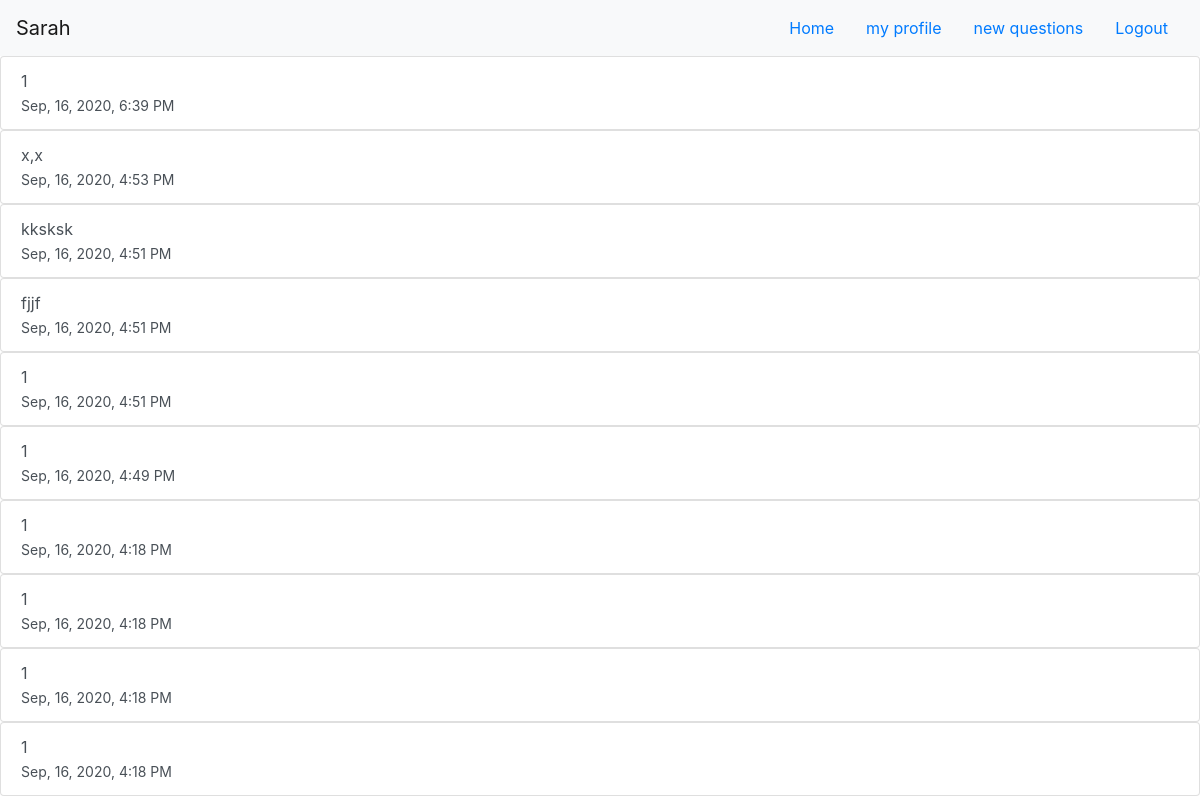
The page /question/new/ (signed in) on the database its author committed.
### QA/models.py (models this page shows, shortened)
class QA(models.Model):
    question = models.TextField()
    reciever = models.ForeignKey(settings.AUTH_USER_MODEL,
                             on_delete=models.CASCADE)
    created = models.DateTimeField(auto_now_add=True)
    published = models.BooleanField(default=False)
    class Meta:
        ordering = ['-created']

### qeustionsandswers/views.py (the view)
# urls.py: path('new/', views.new_questions, name='new_questions'),
@login_required
def new_questions(request):
    qas = QA.objects.all().filter(reciever=request.user,published=False)
    paginator = Paginator(qas, 10)
    page = request.GET.get('page')
    try:
        qas  = paginator.page(page)
    except PageNotAnInteger:
        qas = paginator.page(1)
    except EmptyPage:
        if request.is_ajax():
            return HttpResponse('')
        qas = paginator.page(paginator.num_pages)
    if request.method == 'POST':
        form = ReplyForms(request.POST)
        if form.is_valid():
            r_id = form.cleaned_data['r_id']
            question = get_object_or_404(QA, id=r_id)
            new_question = form.save(commit=False)
            new_question.user = request.user
            new_question.qa = question
            new_question.save()
            question.published = True
            question.save()
            create_action(request.user, 'answered', question)
            r.zincrby('questions_ranking', 1, question.id)
            form = ReplyForms()
    else:
        form = ReplyForms()
    if request.is_ajax():
            return render(request, 'qeustionsandswers/list_ajax.html', {'form': form, 'qas':qas})
    return render(request, 'qeustionsandswers/new_questions.html', {'form': form, 'qas':qas})

### qeustionsandswers/templates/qeustionsandswers/new_questions.html (shortened to what this page needs)
{% extends "base.html" %}
{% block content %}
<div id="image-list">
  {% include "qeustionsandswers/list_ajax.html" %}
{% endblock %}

### qeustionsandswers/templates/qeustionsandswers/list_ajax.html (shortened to what this page needs)
{% load thumbnail %}
{% for qa in qas %}
<div class="image">
<div class="list-group">
    <a href="#" data-toggle="modal" data-target="#exampleModal{{qa.id}}" class="list-group-item list-group-item-action">{{ qa.question }} <br><small>{{ qa.created|date:"M, d, Y, f A" }}</small></a>
</div>
</div>
</div>
{% endfor %}

### rows shown on the page
QA: question "1", created "Sep, 16, 2020, 6:39 PM"
QA: question "x,x", created "Sep, 16, 2020, 4:53 PM"
QA: question "kksksk", created "Sep, 16, 2020, 4:51 PM"
QA: question "fjjf", created "Sep, 16, 2020, 4:51 PM"
QA: question "1", created "Sep, 16, 2020, 4:51 PM"
QA: question "1", created "Sep, 16, 2020, 4:49 PM"
QA: question "1", created "Sep, 16, 2020, 4:18 PM"
QA: question "1", created "Sep, 16, 2020, 4:18 PM"
QA: question "1", created "Sep, 16, 2020, 4:18 PM"
QA: question "1", created "Sep, 16, 2020, 4:18 PM"
